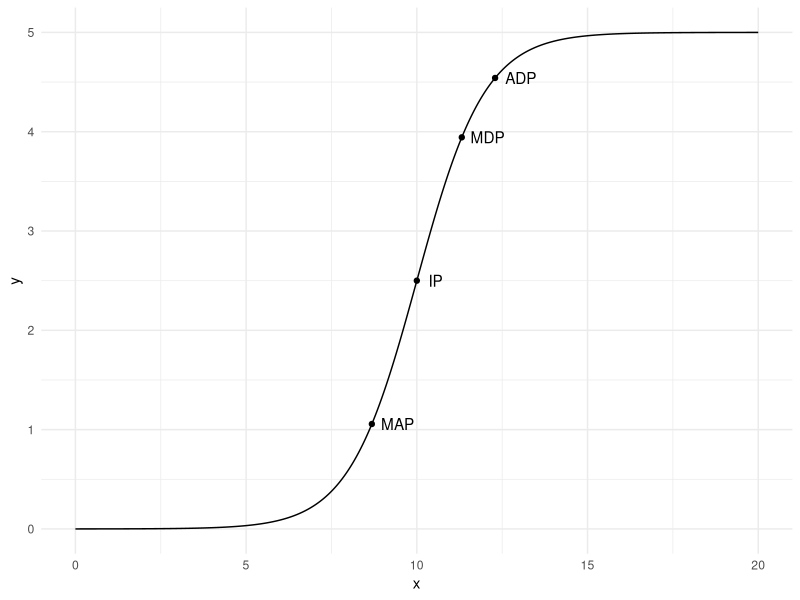

Generate this figure with R:
# Figure 3

x <- seq(from = 0, to = 20, length.out = 1000)
y <- 5 / (1 + exp(- (-10 + 1 * x))) #a = 5, b = -10, c = 1

ADP_x_point <- - (log(5 - 2 * sqrt(6)) + (-10)) / 1
ADP_y_point <- 5 * (3 + sqrt(6)) / 6

IP_x_point <- 10 / 1; IP_y_point <- 5 / 2

MDP_x_point <- - (log(2 - sqrt(3)) + (-10)) / 1
MDP_y_point <- 5 * (3 + sqrt(3)) / 6

MAP_x_point <- - (log(2 + sqrt(3)) + (-10)) / 1
MAP_y_point <- 5 * (3 - sqrt(3)) / 6

data_points <- data.frame(x = c(ADP_x_point, IP_x_point, MDP_x_point, MAP_x_point),
                          y = c(ADP_y_point, IP_y_point, MDP_y_point, MAP_y_point),
                          point = c('ADP', 'IP', 'MDP', 'MAP'))

data_curve <- data.frame(x, y)

library(ggplot2)
ggplot(data = data_curve, aes(x=x, y=y)) + 
  geom_line() +
  theme_minimal()+
  geom_point(data = data_points, aes(x=x, y=y)) +
  annotate(geom="text", x=ADP_x_point + 0.75, y=ADP_y_point, col="black", 
           label='ADP', parse=T) +
  annotate(geom="text", x=IP_x_point + 0.55, y=IP_y_point, col="black", 
           label='IP', parse=T)+
  annotate(geom="text", x=MDP_x_point + 0.75, y=MDP_y_point, col="black", 
           label='MDP', parse=T)+
  annotate(geom="text", x=MAP_x_point + 0.75, y=MAP_y_point, col="black", 
           label='MAP', parse=T)
